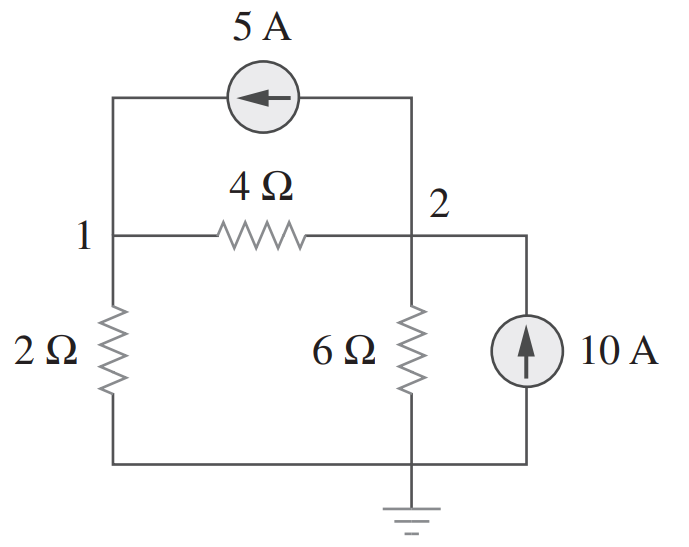
%> input picture Funciones proyecto interciclo/Capitulo 3/circuito1.png, 689 x 547 px
$ octave main.m   (GNU Octave 9; MATLAB toolbox functions it lacks are replaced by stand-ins)
%> lines starting %> are read from the running program, lines starting %| are printed output that depends on the picture
### Funciones proyecto interciclo/Capitulo 3/gauss.m
% [6 lines of commented-out code are left out]

function [x]=gauss(a, b)
  n = length(b);
  [f, c] = size(a);
  if (f!=c | f!=n | c!=n)
    error('Matriz de tama駉 incorrecto')
  endif
  x = zeros(n,1);
  for i=1:n-1
    for j=i+1:n
      al = -a(j,i)/a(i,i);
      for k=i:n
        a(j,k)=a(j,k)+al*a(i,k);
      endfor
      b(j) = b(j)+al*b(i);
    endfor
  endfor
  for i=n:-1:1
    x(i) = b(i)/a(i,i);
    for j=1:i-1
      b(j) = b(j) - x(i)*a(j,i);
    endfor
  endfor
end

### Funciones proyecto interciclo/Capitulo 3/gauss_p.m
% [5 lines of commented-out code are left out]
function [x]=gauss_p(a,b)
n = length(b);
  [f, c] = size(a);
  if (f!=c | f!=n | c!=n)
    error('Matriz de tama駉 incorrecto')
  endif
ab = [a,b];
[R, C] = size(ab);
for j = 1:R - 1
  if (ab(j,j) == 0)
    for k = j + l:R
      if (ab(k,j) -= 0)
        abTemp = ab(j,:);
        ab(j,:) = ab(k,:);
        ab (k,:) = abTemp;
        break
      end
    end
  end
  for i = j + 1:R
    ab(i,j :C) = ab(i,j:C) - ab(i,j)/ab(j,j)*ab(j,j:C);
  end
end
x = zeros(R,1);
x(R) = ab(R,C)/ab(R,R);
for i = R - 1:-1:1
  x(i) = (ab(i,C) - ab(i,i + 1:R)*x(i + 1:R))/ab(i,i);
end

### Funciones proyecto interciclo/Capitulo 3/main.m
% Autores: Mateo Chimbo
%          Erick Dumas
%          Karla Esterilla
%
% Fecha: 25/11/2021
%
% Descripcion:
% Implementacion del metodo de Gauss, Eliminaci髇 de Gauss con pivote,
% Gauss-Jordan, Jacobi, y Gauss-Seidel para la resolucion de sistemas
% lineales.

clear, clc

% Problema 1
% Un circuito se resuelve mediante analisis nodal, a partir de ahi se
% plantean ecuaciones con incognitas voltajes en cada nodo:
% 2v1-v3=-8, 2v2-v3=8, 7v3-v2-2v1=0

display('Problema 1')

fprintf('Tensiones en nodos \n');

figure(1)
imagen1 = imread('circuito1.png');
%> imagen1 is the input picture: size 547x689x3 uint8; mean R, G, B 249.4, 249.4, 249.5
imshow(imagen1);

try
a = [3, -1; -3, 5];
b = [20;60];

tic;
[c] = gauss(a,b);
tiempo_gauss = toc;
error_gauss = 0;

tic;
[d] = gauss_p(a,b);
tiempo_gauss_p = toc;
error_gauss_p = 0;

tic;
[e] = gauss_jordan(a,b);
tiempo_gauss_jordan = toc;
error_gauss_jordan = 0;

tic;
[f, error_jacobi] = jacobi(a,b);
tiempo_jacobi= toc;

tic;
[f, error_gauss_seidel] = gauss_seidel(a,b);
tiempo_gauss_seidel= toc;

fprintf('M閠odo\t\t T.Ejecuci髇\t error\n');
%Gauss
fprintf('E.Gauss\t\t %.4f\t\t %.4f\t\t', tiempo_gauss, error_gauss);
fprintf('\n');

%Gauss_p
fprintf('E.Gauss Pivote\t %.4f\t\t %.4f\t\t', tiempo_gauss_p, error_gauss_p);
fprintf('\n');

%Gauss_Jordan
fprintf('Gauss-Jordan\t %.4f\t\t %.4f\t\t', tiempo_gauss_jordan, error_gauss_jordan);
fprintf('\n');

%Jacobi
fprintf('Jacobi\t\t %.4f\t\t %.4f\t\t', tiempo_jacobi, error_jacobi);
fprintf('\n');

%Gauss_Seidel
fprintf('Gauss-Seidel\t %.4f\t\t %.4f\t\t', tiempo_gauss_seidel, error_gauss_seidel);
fprintf('\n\n');

catch err
fprintf('Error: %s\n',err.message)
end


% Problema 2
% Un circuito se resuelve mediante analisis nodal, a partir de ahi se
% plantean ecuaciones con incognitas voltajes en cada nodo:
% 3v1-2v2=4, 2v1-7v2+5v3=4, 2v2-3v3=-16

display('Problema 2')

fprintf('Tensiones en nodos \n');

figure(2)
imagen2 = imread('circuito2.png');
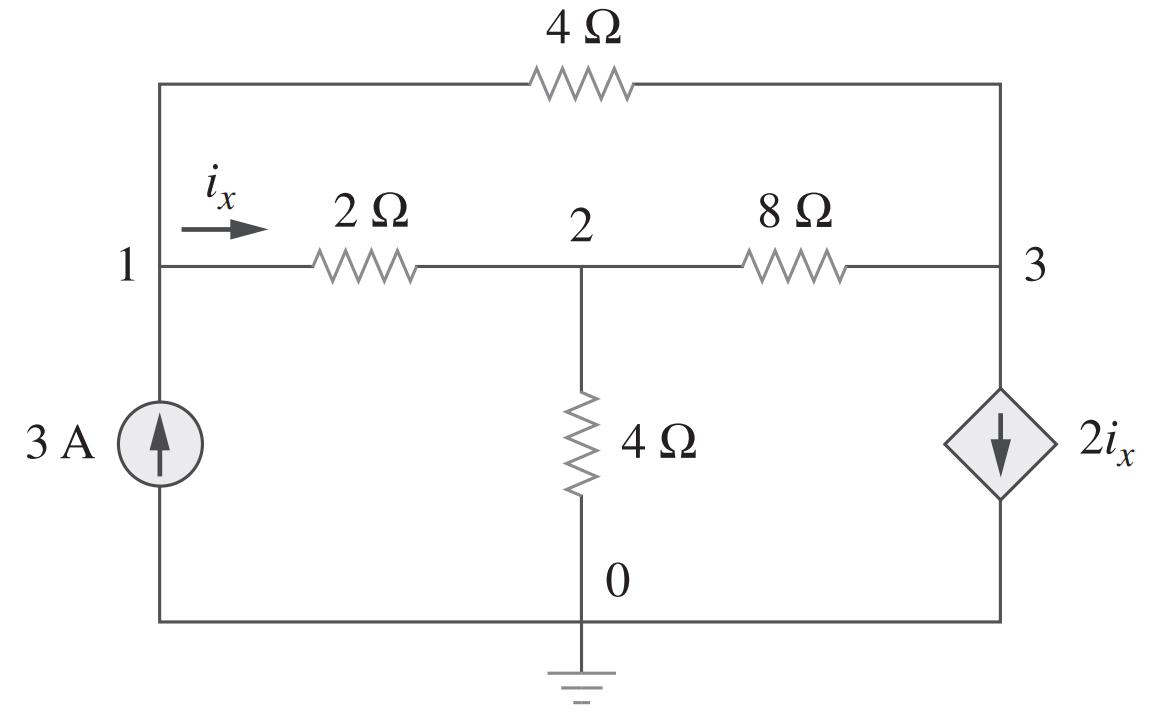
%> input picture Funciones proyecto interciclo/Capitulo 3/circuito2.png, 1157 x 718 px
%> imagen2 is the input picture: size 718x1157x3 uint8; mean R, G, B 250, 250, 250.1
imshow(imagen2);

try
a = [3, -2, -1; -4, 7, -1; 2, -3, 1];
b = [12; 0; 0];

tic;
[c] = gauss(a,b);
tiempo_gauss = toc;
error_gauss = 0;

tic;
[d] = gauss_p(a,b);
tiempo_gauss_p = toc;
error_gauss_p = 0;

tic;
[e] = gauss_jordan(a,b);
tiempo_gauss_jordan = toc;
error_gauss_jordan = 0;

tic;
[f, error_jacobi] = jacobi(a,b);
tiempo_jacobi= toc;

tic;
[f, error_gauss_seidel] = gauss_seidel(a,b);
tiempo_gauss_seidel= toc;

fprintf('M閠odo\t\t T.Ejecuci髇\t error\n');
%Gauss
fprintf('E.Gauss\t\t %.4f\t\t %.4f\t\t', tiempo_gauss, error_gauss);
fprintf('\n');

%Gauss_p
fprintf('E.Gauss Pivote\t %.4f\t\t %.4f\t\t', tiempo_gauss_p, error_gauss_p);
fprintf('\n');

%Gauss_Jordan
fprintf('Gauss-Jordan\t %.4f\t\t %.4f\t\t', tiempo_gauss_jordan, error_gauss_jordan);
fprintf('\n');

%Jacobi
fprintf('Jacobi\t\t %.4f\t\t %.4f\t\t', tiempo_jacobi, error_jacobi);
fprintf('\n');

%Gauss_Seidel
fprintf('Gauss-Seidel\t %.4f\t\t %.4f\t\t', tiempo_gauss_seidel, error_gauss_seidel);
fprintf('\n\n');

catch err
fprintf('Error: %s\n',err.message)
end


% Problema 3
% Un circuito se resuelve mediante analisis de mallas, a partir de ahi se
% plantean una matriz de R*I=V

display('Problema 3')

fprintf('Corrientes de mallas \n');

figure(3)
imagen3 = imread('circuito3.png');
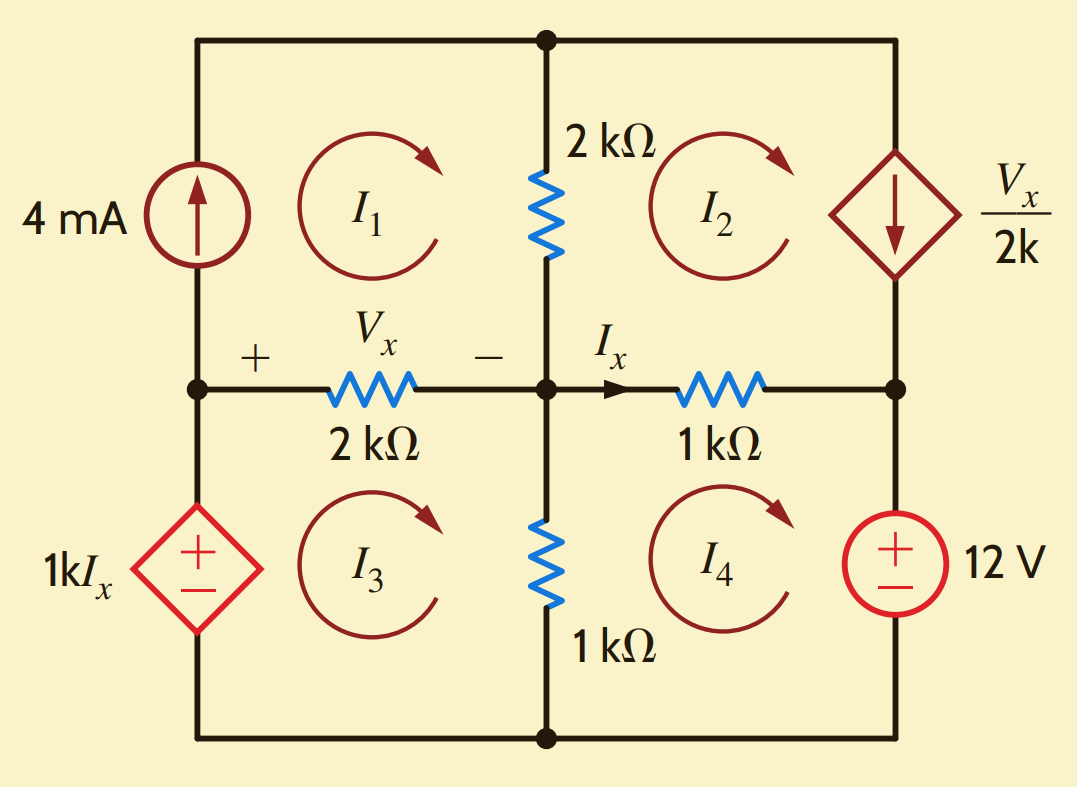
%> input picture Funciones proyecto interciclo/Capitulo 3/circuito3.png, 1077 x 787 px
%> imagen3 is the input picture: size 787x1077x3 uint8; mean R, G, B 239.6, 230.6, 191.2
imshow(imagen3);

try
a = [1, 0, 0, 0; 1, 1, -1, 0; 0, 1000, 3000, -2000; 0, 1000, 1000, -2000];
b = [0.004; 0; 8; 12];

tic;
[c] = gauss(a,b);
tiempo_gauss = toc;
error_gauss = 0;

tic;
[d] = gauss_p(a,b);
tiempo_gauss_p = toc;
error_gauss_p = 0;

tic;
[e] = gauss_jordan(a,b);
tiempo_gauss_jordan = toc;
error_gauss_jordan = 0;

tic;
[f, error_jacobi] = jacobi(a,b);
tiempo_jacobi= toc;

tic;
[f, error_gauss_seidel] = gauss_seidel(a,b);
tiempo_gauss_seidel= toc;

fprintf('M閠odo\t\t T.Ejecuci髇\t error\n');
%Gauss
fprintf('E.Gauss\t\t %.4f\t\t %.4f\t\t', tiempo_gauss, error_gauss);
fprintf('\n');

%Gauss_p
fprintf('E.Gauss Pivote\t %.4f\t\t %.4f\t\t', tiempo_gauss_p, error_gauss_p);
fprintf('\n');

%Gauss_Jordan
fprintf('Gauss-Jordan\t %.4f\t\t %.4f\t\t', tiempo_gauss_jordan, error_gauss_jordan);
fprintf('\n');

%Jacobi
fprintf('Jacobi\t\t %.4f\t\t %.4f\t\t', tiempo_jacobi, error_jacobi);
fprintf('\n');

%Gauss_Seidel
fprintf('Gauss-Seidel\t %.4f\t\t %.4f\t\t', tiempo_gauss_seidel, error_gauss_seidel);
fprintf('\n\n');

catch err
fprintf('Error: %s\n',err.message)
end


% Problema 4
% Un circuito se resuelve mediante analisis de mallas, a partir de ahi se
% plantean una matriz de R*I=V

display('Problema 4')

fprintf('Corrientes de mallas \n');

figure(4)
imagen4 = imread('circuito4.png');
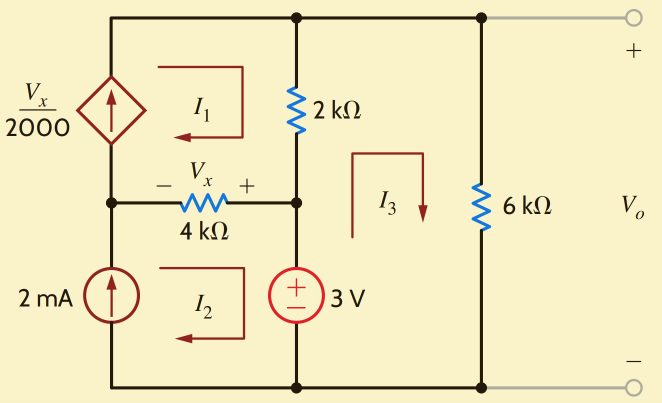
%> input picture Funciones proyecto interciclo/Capitulo 3/circuito4.png, 1324 x 805 px (shown at 1/2 size)
%> imagen4 is the input picture: size 805x1324x3 uint8; mean R, G, B 241.2, 233, 192.9
imshow(imagen4);

try
a = [-1, 2, 0; 0, 1, 0; -2000, 0, 8000];
b = [0; 0.002; 3];

tic;
[c] = gauss(a,b);
tiempo_gauss = toc;
error_gauss = 0;

tic;
[d] = gauss_p(a,b);
tiempo_gauss_p = toc;
error_gauss_p = 0;

tic;
[e] = gauss_jordan(a,b);
tiempo_gauss_jordan = toc;
error_gauss_jordan = 0;

tic;
[f, error_jacobi] = jacobi(a,b);
tiempo_jacobi= toc;

tic;
[f, error_gauss_seidel] = gauss_seidel(a,b);
tiempo_gauss_seidel= toc;

fprintf('M閠odo\t\t T.Ejecuci髇\t error\n');
%Gauss
fprintf('E.Gauss\t\t %.4f\t\t %.4f\t\t', tiempo_gauss, error_gauss);
fprintf('\n');

%Gauss_p
fprintf('E.Gauss Pivote\t %.4f\t\t %.4f\t\t', tiempo_gauss_p, error_gauss_p);
fprintf('\n');

%Gauss_Jordan
fprintf('Gauss-Jordan\t %.4f\t\t %.4f\t\t', tiempo_gauss_jordan, error_gauss_jordan);
fprintf('\n');

%Jacobi
fprintf('Jacobi\t\t %.4f\t\t %.4f\t\t', tiempo_jacobi, error_jacobi);
fprintf('\n');

%Gauss_Seidel
fprintf('Gauss-Seidel\t %.4f\t\t %.4f\t\t', tiempo_gauss_seidel, error_gauss_seidel);
fprintf('\n');

catch err
fprintf('Error: %s\n',err.message)
end
